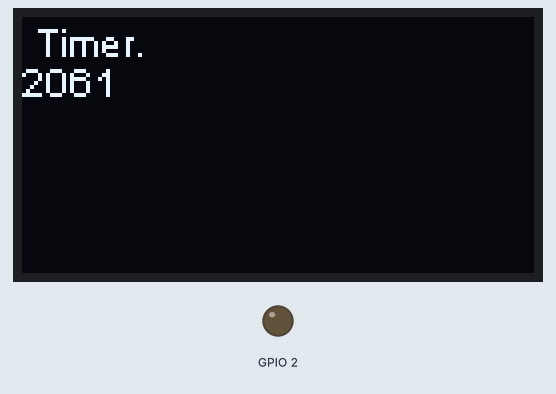
Simulated run of this sketch. Board: ESP32. Shown: 128×64 one-colour display, output pins drawn as LEDs (lit = HIGH). WiFi joins after 1.5 s; servers stay silent unless stated; what the sketch prints to the serial monitor is not drawn.

Above: at 2.23 s.
At 11.61 s:
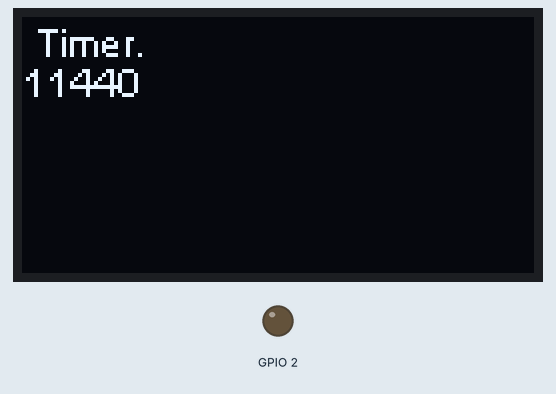
At 20.98 s:
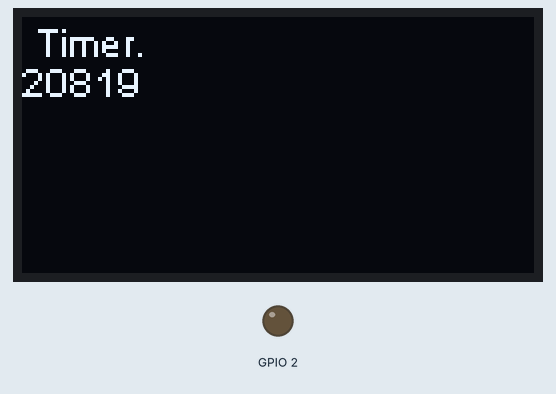
At 39.74 s:
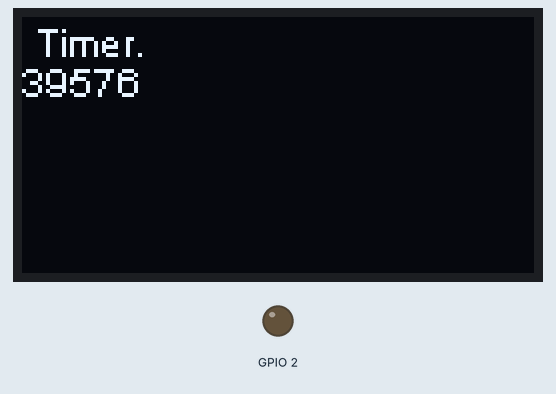
Timing chart, 0 to 40.0 s (numbered marks = the images above):
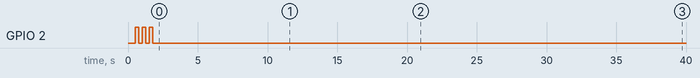

The sketch:

esp32oled2_SolarWechselstrom_messen.ino
```cpp
/*
 * Downloaded from: technik-fan.de/index.php/Open_Energy_Monitor_mit_dem_ESP32
 */
#include <Arduino.h>
#include "WiFi.h"
#include "SSD1306Wire.h"
#include <ArduinoOTA.h>
SSD1306Wire  display(0x3c, 5, 4);

unsigned long timer;

//WiFi Part
const char* ssid     = "TS-EG";
const char* password = "DieMeeries";


//WiFi
void WIFI_Connect()
{
  digitalWrite(2,1);
  WiFi.disconnect();
  Serial.println("Booting Sketch...");
  WiFi.mode(WIFI_STA);
  WiFi.begin(ssid, password);
    // Wait for connection
  for (int i = 0; i < 25; i++)
  {
    if ( WiFi.status() != WL_CONNECTED ) {
      delay ( 250 );
      digitalWrite(2,0);
      Serial.print ( "." );
      delay ( 250 );
      digitalWrite(2,1);
    }
  }
  digitalWrite(2,0);
}


void setup() {
  //Set Information LED
  pinMode(2, OUTPUT);
  //Set Analog Inputs

  Serial.begin(115200);
  display.init();
  display.flipScreenVertically();
  display.setContrast(255);
  display.setFont(ArialMT_Plain_10);
  display.setTextAlignment(TEXT_ALIGN_LEFT);
  delay(500);

  //WiFi Part
  WIFI_Connect();
              // OTA ---------->
              // Port defaults to 8266
              // ArduinoOTA.setPort(8266);

              // Hostname defaults to esp8266-[ChipID]
              ArduinoOTA.setHostname("ESP32oled2_SoloarWechselstrom_messen");

              // No authentication by default
              ArduinoOTA.setPassword((const char *)"ESP32oled2_SoloarWechselstrom_messen");

              ArduinoOTA.onStart([]() {
                Serial.println("OTA Start");
              });
              ArduinoOTA.onEnd([]() {
                Serial.println("OTA End");
              });
              ArduinoOTA.onProgress([](unsigned int progress, unsigned int total) {
                Serial.printf("Progress: %u%%\n", (progress / (total / 100)));
              });
              ArduinoOTA.onError([](ota_error_t error) {
                Serial.printf("Error[%u]: ", error);
                if (error == OTA_AUTH_ERROR) Serial.println("Auth Failed");
                else if (error == OTA_BEGIN_ERROR) Serial.println("Begin Failed");
                else if (error == OTA_CONNECT_ERROR) Serial.println("Connect Failed");
                else if (error == OTA_RECEIVE_ERROR) Serial.println("Receive Failed");
                else if (error == OTA_END_ERROR) Serial.println("End Failed");
              });
              ArduinoOTA.begin();
              Serial.println("OTA Ready");
              Serial.print("IP address: ");
              Serial.println(WiFi.localIP());
              // OTA <----------
}

void loop() {
ArduinoOTA.handle();
timer = millis();
display.clear();
display.drawString(0,0 , " Timer.");
display.drawString(0,10 , String(timer) );
display.display();


//Check if WiFi is here
//Automatically reconnect the ESP32 if the WiFi Router is not there...
if (WiFi.status() != WL_CONNECTED)
    {
      WIFI_Connect();
    }   else {


    }
}
```
